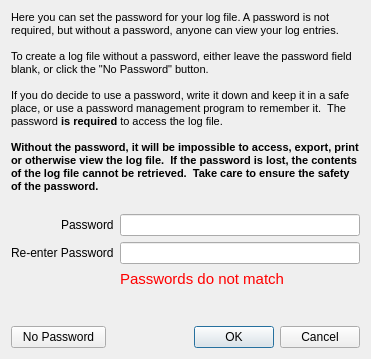
<?xml version="1.0" encoding="UTF-8"?>
<ui version="4.0">
 <class>SetPasswordDlg</class>
 <widget class="QDialog" name="SetPasswordDlg">
  <property name="geometry">
   <rect>
    <x>0</x>
    <y>0</y>
    <width>371</width>
    <height>359</height>
   </rect>
  </property>
  <property name="windowTitle">
   <string>Set Log Password</string>
  </property>
  <layout class="QVBoxLayout" name="verticalLayout">
   <item>
    <widget class="QLabel" name="label">
     <property name="text">
      <string>&lt;!DOCTYPE HTML PUBLIC &quot;-//W3C//DTD HTML 4.0//EN&quot; &quot;http://www.w3.org/TR/REC-html40/strict.dtd&quot;&gt;
&lt;html&gt;&lt;head&gt;&lt;meta name=&quot;qrichtext&quot; content=&quot;1&quot; /&gt;&lt;style type=&quot;text/css&quot;&gt;
p, li { white-space: pre-wrap; }
&lt;/style&gt;&lt;/head&gt;&lt;body style=&quot; font-family:'MS Shell Dlg 2'; font-size:8.25pt; font-weight:400; font-style:normal;&quot;&gt;
&lt;p style=&quot; margin-top:0px; margin-bottom:0px; margin-left:0px; margin-right:0px; -qt-block-indent:0; text-indent:0px;&quot;&gt;&lt;span style=&quot; font-size:8pt;&quot;&gt;Here you can set the password for your log file. A password is not required, but without a password, anyone can view your log entries.&lt;/span&gt;&lt;/p&gt;
&lt;p style=&quot;-qt-paragraph-type:empty; margin-top:0px; margin-bottom:0px; margin-left:0px; margin-right:0px; -qt-block-indent:0; text-indent:0px; font-size:8pt;&quot;&gt;&lt;/p&gt;
&lt;p style=&quot; margin-top:0px; margin-bottom:0px; margin-left:0px; margin-right:0px; -qt-block-indent:0; text-indent:0px;&quot;&gt;&lt;span style=&quot; font-size:8pt;&quot;&gt;To create a log file without a password, either leave the password field blank, or click the &amp;quot;No Password&amp;quot; button.&lt;/span&gt;&lt;/p&gt;
&lt;p style=&quot;-qt-paragraph-type:empty; margin-top:0px; margin-bottom:0px; margin-left:0px; margin-right:0px; -qt-block-indent:0; text-indent:0px; font-size:8pt;&quot;&gt;&lt;/p&gt;
&lt;p style=&quot; margin-top:0px; margin-bottom:0px; margin-left:0px; margin-right:0px; -qt-block-indent:0; text-indent:0px;&quot;&gt;&lt;span style=&quot; font-size:8pt;&quot;&gt;If you do decide to use a password, write it down and keep it in a safe place, or use a password management program to remember it.  The password &lt;/span&gt;&lt;span style=&quot; font-size:8pt; font-weight:600;&quot;&gt;is required&lt;/span&gt;&lt;span style=&quot; font-size:8pt;&quot;&gt; to access the log file.&lt;/span&gt;&lt;/p&gt;
&lt;p style=&quot;-qt-paragraph-type:empty; margin-top:0px; margin-bottom:0px; margin-left:0px; margin-right:0px; -qt-block-indent:0; text-indent:0px; font-size:8pt;&quot;&gt;&lt;/p&gt;
&lt;p style=&quot; margin-top:0px; margin-bottom:0px; margin-left:0px; margin-right:0px; -qt-block-indent:0; text-indent:0px;&quot;&gt;&lt;span style=&quot; font-size:8pt; font-weight:600;&quot;&gt;Without the password, it will be impossible to access, export, print or otherwise view the log file.  If the password is lost, the contents of the log file cannot be retrieved.  Take care to ensure the safety of the password.&lt;/span&gt;&lt;/p&gt;&lt;/body&gt;&lt;/html&gt;</string>
     </property>
     <property name="textFormat">
      <enum>Qt::TextFormat::AutoText</enum>
     </property>
     <property name="wordWrap">
      <bool>true</bool>
     </property>
    </widget>
   </item>
   <item>
    <spacer name="verticalSpacer">
     <property name="orientation">
      <enum>Qt::Orientation::Vertical</enum>
     </property>
     <property name="sizeType">
      <enum>QSizePolicy::Policy::Fixed</enum>
     </property>
     <property name="sizeHint" stdset="0">
      <size>
       <width>20</width>
       <height>15</height>
      </size>
     </property>
    </spacer>
   </item>
   <item>
    <layout class="QFormLayout" name="formLayout">
     <property name="labelAlignment">
      <set>Qt::AlignmentFlag::AlignRight|Qt::AlignmentFlag::AlignTrailing|Qt::AlignmentFlag::AlignVCenter</set>
     </property>
     <item row="0" column="0">
      <widget class="QLabel" name="label_2">
       <property name="text">
        <string>Password</string>
       </property>
      </widget>
     </item>
     <item row="0" column="1">
      <widget class="QLineEdit" name="passwordEdit">
       <property name="echoMode">
        <enum>QLineEdit::EchoMode::Password</enum>
       </property>
      </widget>
     </item>
     <item row="1" column="0">
      <widget class="QLabel" name="label_3">
       <property name="text">
        <string>Re-enter Password</string>
       </property>
      </widget>
     </item>
     <item row="1" column="1">
      <widget class="QLineEdit" name="reEnterPasswordEdit">
       <property name="echoMode">
        <enum>QLineEdit::EchoMode::Password</enum>
       </property>
      </widget>
     </item>
     <item row="2" column="1">
      <widget class="QLabel" name="passwordsNotMatchLabel">
       <property name="font">
        <font>
         <pointsize>11</pointsize>
        </font>
       </property>
       <property name="styleSheet">
        <string notr="true">color: red</string>
       </property>
       <property name="text">
        <string>Passwords do not match</string>
       </property>
      </widget>
     </item>
    </layout>
   </item>
   <item>
    <spacer name="verticalSpacer_2">
     <property name="orientation">
      <enum>Qt::Orientation::Vertical</enum>
     </property>
     <property name="sizeHint" stdset="0">
      <size>
       <width>20</width>
       <height>21</height>
      </size>
     </property>
    </spacer>
   </item>
   <item>
    <layout class="QHBoxLayout" name="horizontalLayout">
     <item>
      <widget class="QPushButton" name="noPasswordButton">
       <property name="sizePolicy">
        <sizepolicy hsizetype="Preferred" vsizetype="Fixed">
         <horstretch>0</horstretch>
         <verstretch>0</verstretch>
        </sizepolicy>
       </property>
       <property name="minimumSize">
        <size>
         <width>95</width>
         <height>0</height>
        </size>
       </property>
       <property name="text">
        <string>No Password</string>
       </property>
      </widget>
     </item>
     <item>
      <widget class="QDialogButtonBox" name="buttonBox">
       <property name="standardButtons">
        <set>QDialogButtonBox::StandardButton::Cancel|QDialogButtonBox::StandardButton::Ok</set>
       </property>
      </widget>
     </item>
    </layout>
   </item>
  </layout>
 </widget>
 <layoutdefault spacing="6" margin="11"/>
 <resources/>
 <connections>
  <connection>
   <sender>buttonBox</sender>
   <signal>rejected()</signal>
   <receiver>SetPasswordDlg</receiver>
   <slot>reject()</slot>
   <hints>
    <hint type="sourcelabel">
     <x>225</x>
     <y>294</y>
    </hint>
    <hint type="destinationlabel">
     <x>185</x>
     <y>163</y>
    </hint>
   </hints>
  </connection>
 </connections>
</ui>
